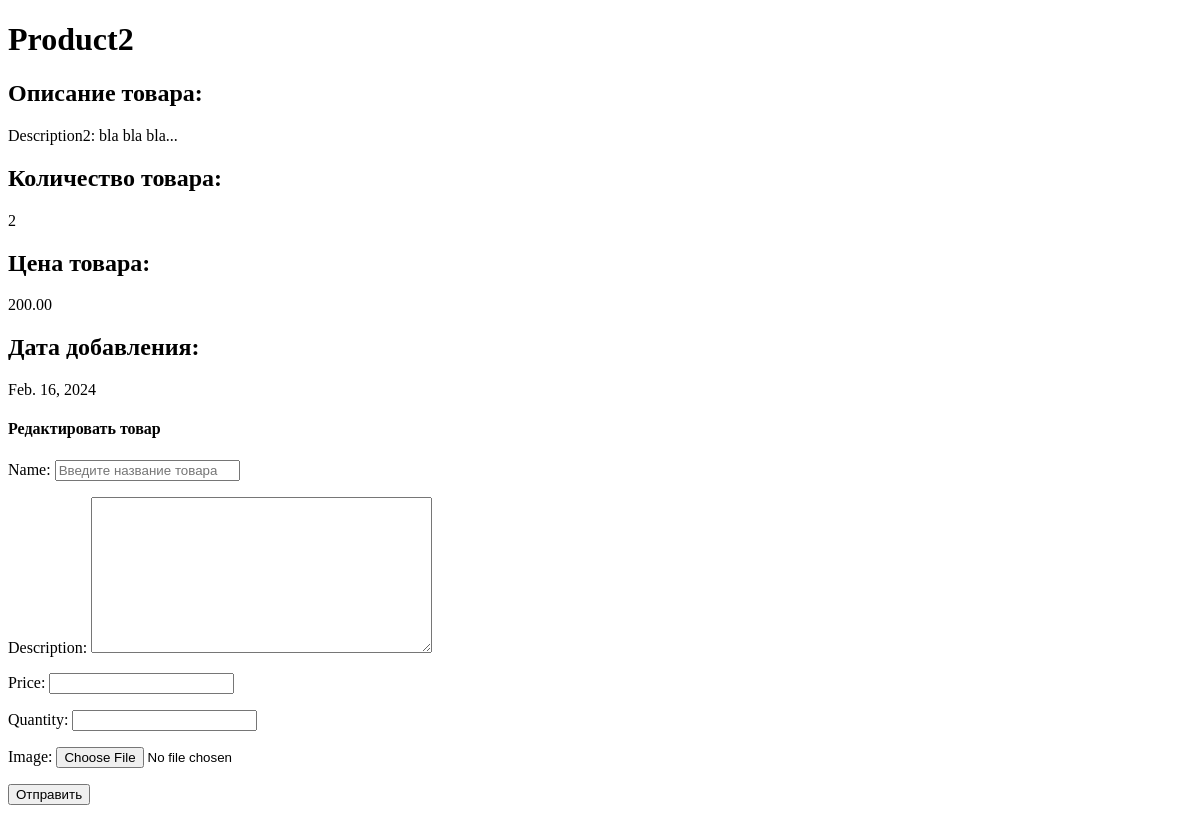
The app's page /update_product/2/, older data.
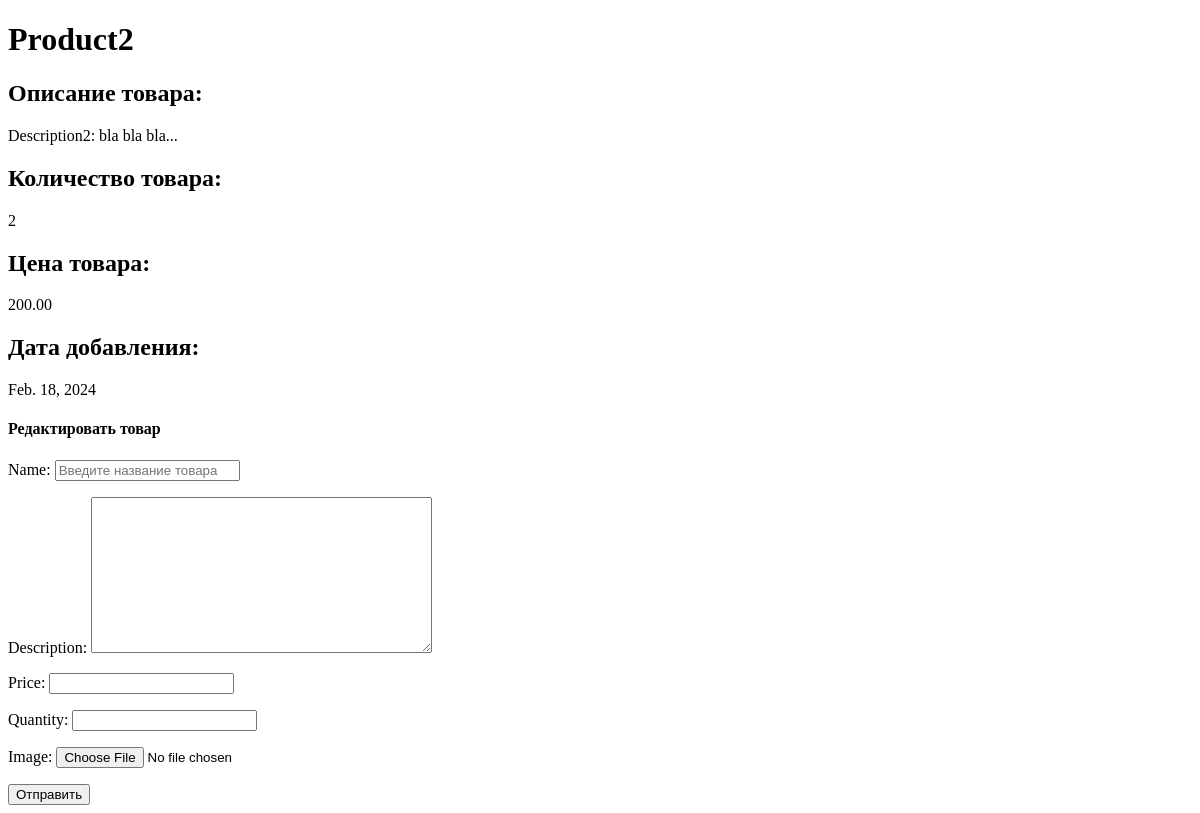
The same page, newer data.
### homework_app/models.py (models this page shows, shortened)
class Product(models.Model):
    name = models.CharField(max_length=100)
    description = models.CharField(max_length=400)
    price = models.DecimalField(max_digits=10, decimal_places=2)
    quantity = models.IntegerField(default=0)
    addition_date = models.DateField(auto_now_add=True)
    image = models.ImageField(blank=True, upload_to='media')
    def __str__(self):
        return f'{self.name} - {self.price}'

### homework_app/views.py (the view)
# urls.py: path('update_product/<int:product_id>/', views.update_product, name='update_product'),
def update_product(request, product_id):
    product = Product.objects.filter(pk=product_id).first()
    if request.method == 'POST':
        form = ProductFormUpdate(request.POST, request.FILES)
        if form.is_valid():
            name = form.cleaned_data['name']
            description = form.cleaned_data['description']
            quantity = form.cleaned_data['quantity']
            price = form.cleaned_data['price']
            image = form.cleaned_data['image']
            if name:
                product.name = name
            if description:
                product.description = description
            if quantity:
                product.quantity = quantity
            if price:
                product.price = price
            if image:
                product.image = image
            product.save()
    else:
        form = ProductFormUpdate()
    return render(request, 'homework_app/update_product.html', {'form': form, 'product': product})

### homework_app/form.py
class ProductFormUpdate(forms.Form):
    name = forms.CharField(max_length=100, widget=forms.TextInput(attrs={'class':
                                                                             'form-control',
                                                                         'placeholder': 'Введите название товара'}),
                           required=False)
    description = forms.CharField(max_length=400, widget=forms.Textarea, required=False)
    price = forms.DecimalField(min_value=0, max_digits=10, decimal_places=2, required=False)
    quantity = forms.IntegerField(min_value=0, required=False)
    image = forms.ImageField(required=False)

### homework_app/templates/homework_app/update_product.html (shortened to what this page needs)
{% extends 'base.html' %}
{% block content %}
<h1>{{product.name}}</h1>
<h2>Описание товара:</h2>
<p>{{product.description}}</p>
<h2>Количество товара:</h2>
<p>{{product.quantity}}</p>
<h2>Цена товара:</h2>
<p>{{product.price}}</p>
<h2>Дата добавления:</h2>
<p>{{product.addition_date}}
</p>
<h4>Редактировать товар</h4>
<form action="" method="post" class="post-form" enctype="multipart/form-data">
    {{form.as_p}}
<input type="submit" value="Отправить">
</form>
{% endblock %}

Row changes from the older to the newer data that the page shows:
changed Product "Product2": addition_date "Feb. 16, 2024" → "Feb. 18, 2024"
